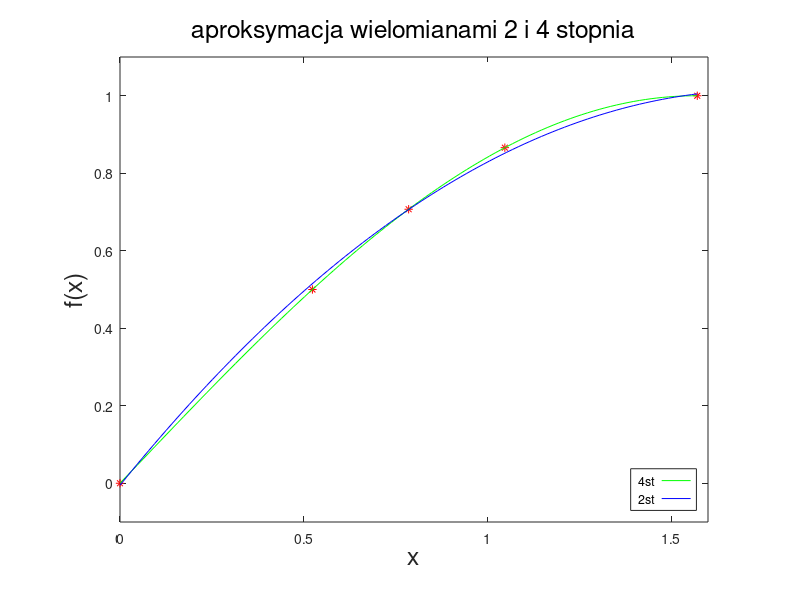

Write MATLAB code to recreate this figure.
#! /usr/bin/octave -qf

clear all;
close all;
format long;

x = [0 pi/6 pi/4 pi/3 pi/2];
xx = 0+[0:1:100]/100*(pi/2);
y = [0 0.5 0.5*sqrt(2) 0.5*sqrt(3) 1];
n = [4 2];
colors=['g','b'];
labels={' 4st',' 2st'};
app_err=[0 0];

fh=figure(1);
plots=[];
plot(x,y,'r*')
hold on;

for i=1:length(n)
    [cfs str]=polyfit(x,y,n(i));
    fxx = polyval(cfs,xx);
    ph=plot(xx,fxx);
    set(ph,'color',colors(i));
    plots=[plots ph];
    %cfs'
    %printf("---");
    y_app=polyval(cfs,x);
    app_err(i)=sum(abs(y_app-y));
end

disp(app_err);

l=legend(plots, labels);
set(l
    ,'textposition','left'
    ,'location','southeast'
);

set(get(fh,'currentaxes')
    ,'ylim',[-0.1 1.1]
    ,'xlim',[-0 1.6]
    ,'title',text('string','aproksymacja wielomianami 2 i 4 stopnia',
            'fontsize',18)
    ,'xlabel',text('string','x','fontsize',18)
    ,'ylabel',text('string','f(x)','fontsize',18)
    ,'outerposition',[0.02 0.02 0.96 0.96]
);

pause
